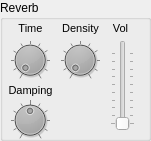
     <widget class="QGroupBox" name="groupBox_37" >
      <property name="geometry" >
       <rect>
        <x>480</x>
        <y>540</y>
        <width>151</width>
        <height>141</height>
       </rect>
      </property>
      <property name="title" >
       <string>Reverb</string>
      </property>
      <widget class="QDial" name="dial_131" >
       <property name="geometry" >
        <rect>
         <x>260</x>
         <y>30</y>
         <width>50</width>
         <height>50</height>
        </rect>
       </property>
       <property name="sliderPosition" >
        <number>50</number>
       </property>
      </widget>
      <widget class="QDial" name="reverbDamp_dial" >
       <property name="geometry" >
        <rect>
         <x>10</x>
         <y>100</y>
         <width>40</width>
         <height>40</height>
        </rect>
       </property>
       <property name="palette" >
        <palette>
         <active>
          <colorrole role="Button" >
           <brush brushstyle="SolidPattern" >
            <color alpha="255" >
             <red>0</red>
             <green>0</green>
             <blue>0</blue>
            </color>
           </brush>
          </colorrole>
         </active>
         <inactive>
          <colorrole role="Button" >
           <brush brushstyle="SolidPattern" >
            <color alpha="255" >
             <red>0</red>
             <green>0</green>
             <blue>0</blue>
            </color>
           </brush>
          </colorrole>
         </inactive>
         <disabled>
          <colorrole role="Button" >
           <brush brushstyle="SolidPattern" >
            <color alpha="255" >
             <red>0</red>
             <green>0</green>
             <blue>0</blue>
            </color>
           </brush>
          </colorrole>
         </disabled>
        </palette>
       </property>
       <property name="minimum" >
        <number>54</number>
       </property>
       <property name="maximum" >
        <number>74</number>
       </property>
       <property name="value" >
        <number>64</number>
       </property>
       <property name="sliderPosition" >
        <number>64</number>
       </property>
       <property name="notchTarget" >
        <double>3.000000000000000</double>
       </property>
       <property name="notchesVisible" >
        <bool>true</bool>
       </property>
      </widget>
      <widget class="QLabel" name="label_99" >
       <property name="geometry" >
        <rect>
         <x>0</x>
         <y>80</y>
         <width>61</width>
         <height>20</height>
        </rect>
       </property>
       <property name="font" >
        <font>
         <pointsize>8</pointsize>
        </font>
       </property>
       <property name="text" >
        <string>Damping</string>
       </property>
       <property name="alignment" >
        <set>Qt::AlignCenter</set>
       </property>
      </widget>
      <widget class="QLabel" name="label_100" >
       <property name="geometry" >
        <rect>
         <x>0</x>
         <y>20</y>
         <width>61</width>
         <height>16</height>
        </rect>
       </property>
       <property name="font" >
        <font>
         <pointsize>8</pointsize>
        </font>
       </property>
       <property name="text" >
        <string>Time</string>
       </property>
       <property name="alignment" >
        <set>Qt::AlignCenter</set>
       </property>
      </widget>
      <widget class="QLabel" name="label_101" >
       <property name="geometry" >
        <rect>
         <x>50</x>
         <y>20</y>
         <width>61</width>
         <height>16</height>
        </rect>
       </property>
       <property name="font" >
        <font>
         <pointsize>8</pointsize>
        </font>
       </property>
       <property name="text" >
        <string>Density</string>
       </property>
       <property name="alignment" >
        <set>Qt::AlignCenter</set>
       </property>
      </widget>
      <widget class="QLabel" name="label_102" >
       <property name="geometry" >
        <rect>
         <x>100</x>
         <y>20</y>
         <width>41</width>
         <height>16</height>
        </rect>
       </property>
       <property name="font" >
        <font>
         <pointsize>8</pointsize>
        </font>
       </property>
       <property name="text" >
        <string>Vol</string>
       </property>
       <property name="alignment" >
        <set>Qt::AlignCenter</set>
       </property>
      </widget>
      <widget class="QDial" name="reverbTime_dial" >
       <property name="geometry" >
        <rect>
         <x>10</x>
         <y>40</y>
         <width>40</width>
         <height>40</height>
        </rect>
       </property>
       <property name="palette" >
        <palette>
         <active>
          <colorrole role="Button" >
           <brush brushstyle="SolidPattern" >
            <color alpha="255" >
             <red>0</red>
             <green>0</green>
             <blue>0</blue>
            </color>
           </brush>
          </colorrole>
         </active>
         <inactive>
          <colorrole role="Button" >
           <brush brushstyle="SolidPattern" >
            <color alpha="255" >
             <red>0</red>
             <green>0</green>
             <blue>0</blue>
            </color>
           </brush>
          </colorrole>
         </inactive>
         <disabled>
          <colorrole role="Button" >
           <brush brushstyle="SolidPattern" >
            <color alpha="255" >
             <red>0</red>
             <green>0</green>
             <blue>0</blue>
            </color>
           </brush>
          </colorrole>
         </disabled>
        </palette>
       </property>
       <property name="maximum" >
        <number>127</number>
       </property>
       <property name="value" >
        <number>0</number>
       </property>
       <property name="sliderPosition" >
        <number>0</number>
       </property>
       <property name="notchTarget" >
        <double>12.800000000000001</double>
       </property>
       <property name="notchesVisible" >
        <bool>true</bool>
       </property>
      </widget>
      <widget class="QDial" name="reverbDensity_dial" >
       <property name="geometry" >
        <rect>
         <x>60</x>
         <y>40</y>
         <width>40</width>
         <height>40</height>
        </rect>
       </property>
       <property name="palette" >
        <palette>
         <active>
          <colorrole role="Button" >
           <brush brushstyle="SolidPattern" >
            <color alpha="255" >
             <red>0</red>
             <green>0</green>
             <blue>0</blue>
            </color>
           </brush>
          </colorrole>
         </active>
         <inactive>
          <colorrole role="Button" >
           <brush brushstyle="SolidPattern" >
            <color alpha="255" >
             <red>0</red>
             <green>0</green>
             <blue>0</blue>
            </color>
           </brush>
          </colorrole>
         </inactive>
         <disabled>
          <colorrole role="Button" >
           <brush brushstyle="SolidPattern" >
            <color alpha="255" >
             <red>0</red>
             <green>0</green>
             <blue>0</blue>
            </color>
           </brush>
          </colorrole>
         </disabled>
        </palette>
       </property>
       <property name="maximum" >
        <number>127</number>
       </property>
       <property name="value" >
        <number>0</number>
       </property>
       <property name="sliderPosition" >
        <number>0</number>
       </property>
       <property name="notchTarget" >
        <double>12.800000000000001</double>
       </property>
       <property name="notchesVisible" >
        <bool>true</bool>
       </property>
      </widget>
      <widget class="QSlider" name="reverbLevel_verticalSlider" >
       <property name="geometry" >
        <rect>
         <x>110</x>
         <y>40</y>
         <width>25</width>
         <height>91</height>
        </rect>
       </property>
       <property name="maximum" >
        <number>127</number>
       </property>
       <property name="orientation" >
        <enum>Qt::Vertical</enum>
       </property>
       <property name="tickPosition" >
        <enum>QSlider::TicksBothSides</enum>
       </property>
       <property name="tickInterval" >
        <number>13</number>
       </property>
      </widget>
     </widget>
